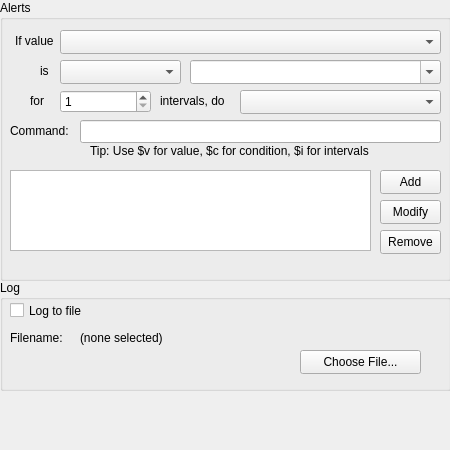
<?xml version="1.0" encoding="UTF-8"?>
<ui version="4.0">
 <class>advancedSettings</class>
 <widget class="QWidget" name="advancedSettings">
  <property name="geometry">
   <rect>
    <x>0</x>
    <y>0</y>
    <width>450</width>
    <height>450</height>
   </rect>
  </property>
  <property name="sizePolicy">
   <sizepolicy hsizetype="MinimumExpanding" vsizetype="MinimumExpanding">
    <horstretch>0</horstretch>
    <verstretch>0</verstretch>
   </sizepolicy>
  </property>
  <property name="minimumSize">
   <size>
    <width>450</width>
    <height>450</height>
   </size>
  </property>
  <property name="windowTitle">
   <string>Dialog</string>
  </property>
  <widget class="QGroupBox" name="groupBox">
   <property name="geometry">
    <rect>
     <x>0</x>
     <y>0</y>
     <width>451</width>
     <height>281</height>
    </rect>
   </property>
   <property name="sizePolicy">
    <sizepolicy hsizetype="Expanding" vsizetype="Expanding">
     <horstretch>0</horstretch>
     <verstretch>0</verstretch>
    </sizepolicy>
   </property>
   <property name="title">
    <string>Alerts</string>
   </property>
   <widget class="QPushButton" name="alertAdd">
    <property name="geometry">
     <rect>
      <x>380</x>
      <y>170</y>
      <width>61</width>
      <height>24</height>
     </rect>
    </property>
    <property name="text">
     <string>Add</string>
    </property>
   </widget>
   <widget class="QComboBox" name="alertValue">
    <property name="geometry">
     <rect>
      <x>60</x>
      <y>30</y>
      <width>381</width>
      <height>24</height>
     </rect>
    </property>
   </widget>
   <widget class="QLabel" name="label">
    <property name="geometry">
     <rect>
      <x>15</x>
      <y>30</y>
      <width>51</width>
      <height>21</height>
     </rect>
    </property>
    <property name="text">
     <string>If value</string>
    </property>
   </widget>
   <widget class="QLabel" name="label_2">
    <property name="geometry">
     <rect>
      <x>40</x>
      <y>60</y>
      <width>21</width>
      <height>21</height>
     </rect>
    </property>
    <property name="text">
     <string>is</string>
    </property>
   </widget>
   <widget class="QComboBox" name="alertCondition">
    <property name="geometry">
     <rect>
      <x>60</x>
      <y>60</y>
      <width>121</width>
      <height>24</height>
     </rect>
    </property>
   </widget>
   <widget class="QLabel" name="label_3">
    <property name="geometry">
     <rect>
      <x>30</x>
      <y>90</y>
      <width>31</width>
      <height>21</height>
     </rect>
    </property>
    <property name="text">
     <string>for</string>
    </property>
   </widget>
   <widget class="QSpinBox" name="alertInterval">
    <property name="geometry">
     <rect>
      <x>60</x>
      <y>90</y>
      <width>91</width>
      <height>23</height>
     </rect>
    </property>
    <property name="minimum">
     <number>1</number>
    </property>
    <property name="maximum">
     <number>999999999</number>
    </property>
   </widget>
   <widget class="QLabel" name="label_4">
    <property name="geometry">
     <rect>
      <x>160</x>
      <y>90</y>
      <width>71</width>
      <height>21</height>
     </rect>
    </property>
    <property name="text">
     <string>intervals, do</string>
    </property>
   </widget>
   <widget class="QComboBox" name="alertAction">
    <property name="geometry">
     <rect>
      <x>240</x>
      <y>90</y>
      <width>201</width>
      <height>24</height>
     </rect>
    </property>
   </widget>
   <widget class="QLabel" name="label_5">
    <property name="geometry">
     <rect>
      <x>10</x>
      <y>120</y>
      <width>61</width>
      <height>21</height>
     </rect>
    </property>
    <property name="text">
     <string>Command:</string>
    </property>
   </widget>
   <widget class="QPushButton" name="alertRemove">
    <property name="geometry">
     <rect>
      <x>380</x>
      <y>230</y>
      <width>61</width>
      <height>24</height>
     </rect>
    </property>
    <property name="text">
     <string>Remove</string>
    </property>
   </widget>
   <widget class="QLineEdit" name="alertCommand">
    <property name="geometry">
     <rect>
      <x>80</x>
      <y>120</y>
      <width>361</width>
      <height>23</height>
     </rect>
    </property>
   </widget>
   <widget class="QLabel" name="label_6">
    <property name="geometry">
     <rect>
      <x>90</x>
      <y>140</y>
      <width>301</width>
      <height>21</height>
     </rect>
    </property>
    <property name="text">
     <string>Tip: Use $v for value, $c for condition, $i for intervals</string>
    </property>
   </widget>
   <widget class="QPushButton" name="alertModify">
    <property name="geometry">
     <rect>
      <x>380</x>
      <y>200</y>
      <width>61</width>
      <height>24</height>
     </rect>
    </property>
    <property name="text">
     <string>Modify</string>
    </property>
   </widget>
   <widget class="QTableWidget" name="alertList">
    <property name="geometry">
     <rect>
      <x>10</x>
      <y>170</y>
      <width>361</width>
      <height>81</height>
     </rect>
    </property>
   </widget>
   <widget class="QComboBox" name="alertParameter">
    <property name="geometry">
     <rect>
      <x>190</x>
      <y>60</y>
      <width>251</width>
      <height>24</height>
     </rect>
    </property>
    <property name="editable">
     <bool>true</bool>
    </property>
   </widget>
  </widget>
  <widget class="QGroupBox" name="groupBox_2">
   <property name="geometry">
    <rect>
     <x>0</x>
     <y>280</y>
     <width>451</width>
     <height>111</height>
    </rect>
   </property>
   <property name="title">
    <string>Log</string>
   </property>
   <widget class="QCheckBox" name="logCheckbox">
    <property name="geometry">
     <rect>
      <x>10</x>
      <y>20</y>
      <width>171</width>
      <height>21</height>
     </rect>
    </property>
    <property name="text">
     <string>Log to file</string>
    </property>
   </widget>
   <widget class="QLabel" name="label_7">
    <property name="geometry">
     <rect>
      <x>10</x>
      <y>50</y>
      <width>61</width>
      <height>16</height>
     </rect>
    </property>
    <property name="text">
     <string>Filename:</string>
    </property>
   </widget>
   <widget class="QLabel" name="logFilename">
    <property name="geometry">
     <rect>
      <x>80</x>
      <y>50</y>
      <width>331</width>
      <height>16</height>
     </rect>
    </property>
    <property name="text">
     <string>(none selected)</string>
    </property>
   </widget>
   <widget class="QPushButton" name="logChoose">
    <property name="geometry">
     <rect>
      <x>300</x>
      <y>70</y>
      <width>121</width>
      <height>24</height>
     </rect>
    </property>
    <property name="text">
     <string>Choose File...</string>
    </property>
   </widget>
  </widget>
 </widget>
 <resources/>
 <connections/>
</ui>
